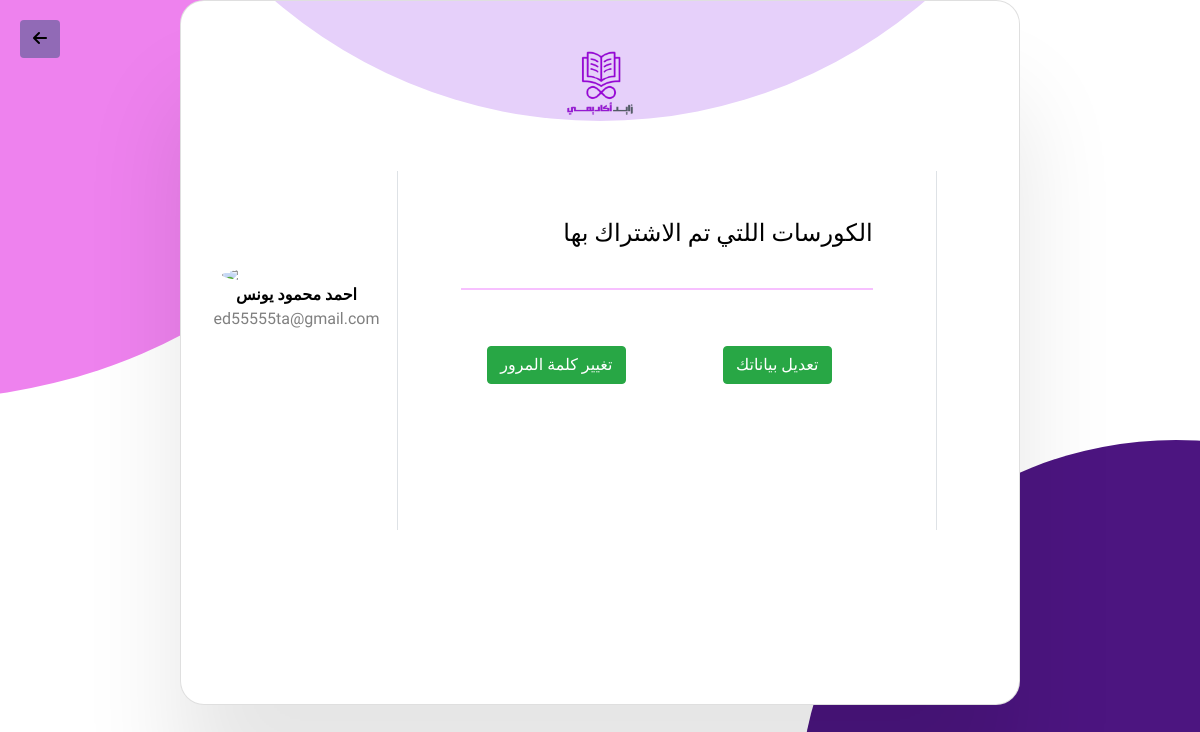
Screenshot of /profile/24/ (signed in) with the database file from the repository.
### LP_app/models.py (models this page shows, shortened)
class Student(models.Model):
    user = models.OneToOneField(User, on_delete=models.CASCADE)
    first_name = models.CharField(max_length=255, null=True, blank=True)
    second_name = models.CharField(max_length=255, null=True, blank=True)
    third_name = models.CharField(max_length=255, null=True, blank=True)
    last_name = models.CharField(max_length=255, null=True, blank=True)
    phone_num = models.CharField(max_length=20, null=True, blank=True)
    dad_num = models.CharField(max_length=255, null=True, blank=True)
    mom_num = models.CharField(max_length=255, null=True, blank=True)
    school = models.CharField(max_length=255, null=True, blank=True)
    dad_job = models.CharField(max_length=255, null=True, blank=True)
    government = models.CharField(max_length=255, null=True, blank=True)
    alsaf = models.ForeignKey(Grade ,on_delete=models.CASCADE ,null=True, blank=True)
    photo = models.ImageField(upload_to='student_photos', null=True, blank=True)
    enrolled_courses = models.ManyToManyField(Category, related_name='students')
    is_verified = models.BooleanField(default=False)
    subscription_active = models.BooleanField(default=False)
    subscription_expiry = models.DateTimeField(null=True, blank=True)

### LP_app/views.py (the view)
# urls.py: path('profile/<int:pk>/', views.profile, name='profile'),
def profile(request, pk):
    if request.user.id != pk:
        return redirect('home')  # إعادة التوجيه إلى الصفحة الرئيسية إذا حاول المستخدم الوصول إلى ملف شخصي آخر
    student = get_object_or_404(Student, user__id=pk)
    enrolled_courses = student.enrolled_courses.all()
    categories = Category.objects.all()
    context = {
        'student': student,
        'enrolled_courses':enrolled_courses,
        'categories':categories,
    }
    return render(request, 'LP_app/profile.html', context)

### templates/LP_app/profile.html (shortened to what this page needs)
{% extends 'base.html' %}
{% block login %}
{% load static %}
<link
        rel="stylesheet"
        href="{% static 'css/login.css' %}"
        />
<body>
  <a class="btn" style="background-color:rgb(145, 106, 182); color:rgb(0, 0, 0);  position:absolute; left:0; top:0; margin:20px; font-family:'Alegreya',sans-serif;z-index:9999;" href="{% url 'home' %}"><i class="fa-solid fa-arrow-left"></i></a>
  <div class="card">
    <img class="logo" src="{% static 'images/zaied-logo.png' %}">
    <div class="row">
        <div class="col-md-3 border-right">
            <div class="d-flex flex-column align-items-center text-center p-3 py-5">{% if student.photo %}<img class="rounded-circle mt-5" width="150px" src="{{student.photo.url}}">{%else%}<img class="rounded-circle mt-5" width="150px" src="https://st3.depositphotos.com/15648834/17930/v/600/depositphotos_179308454-stock-illustration-unknown-person-silhouette-glasses-profile.jpg">{% endif %}<span class="font-weight-bold" style="font-family: 'Almarai', sans-serif;">{{student.first_name}} {{student.second_name}} {{student.last_name}}</span><span class="text-black-50">{{student.user.email}}</span></div>
        </div>
        <div class="col-md-8 border-right">
            <div class="p-5 py-5" dir="rtl">
                <div class="d-flex justify-content-between align-items-center mb-3">
                    <h4 class="text-right">الكورسات اللتي تم الاشتراك بها</h4>
                </div>
                <hr><br>
                <div class="row mt-3">
                    <div class="col-md-6"><a class="btn btn-success" href="{% url 'edit_profile' %}">تعديل بياناتك</a></div><br><br><br>
                    <div class="col-md-6"><a class="btn btn-success" href="{% url 'update_ps' %}">تغيير كلمة المرور</a></div>
                </div>
            </div>
        </div>
        <div class="col-md-4">
            <div class="p-3 py-5">
                <div class="col-md-12"></div> <br>
            </div>
        </div>
    </div>
</div>
{% endblock login %}

### static/css/style.css (style rules this page uses)
body { transition: background-color 0.3s, color 0.3s; font-family: "Almarai", sans-serif; padding: 10px; }
body.light-theme { background-color: rgb(255, 255, 255); color: #000000; }
body.light-theme .card { background-color: rgb(255, 255, 255); color: #000000; }
body { margin: 0; font-family: 'Arial', sans-serif; background-color: #ffffff; color: #333333; text-align: center; }
.logo { width: 100px; height: 100px; }
hr { border: 1px solid #E207FF; background-color: #c507ff; }
h1,h2,h3,h4,h5,h6,p { font-family: "Almarai", sans-serif; }

### static/css/login.css (style rules this page uses)
* { box-sizing: border-box; }
body { display: grid; place-items: center; gap: 50px; margin: 0; height: auto; padding: 0 32px; background: #eff9ff; font-family: "Zain" sans-serif; }
@media (width >= 500px) { body { padding: 0; } }
.card { overflow: hidden; position: relative; z-index: 3; width: 94%; margin: 0 20px; padding: 170px 30px 54px; border-radius: 24px; background: #ffffff; text-align: center; box-shadow: 0 100px 100px rgb(0 0 0 / 10%); }
.card::before { content: ""; position: absolute; top: -880px; left: 50%; translate: -50% 0; width: 1000px; height: 1000px; border-radius: 50%; margin: auto; padding: auto; background: rgb(230, 208, 250); }
@media (width >= 500px) { .card { margin: 0; width: 70%; height: auto } }
.card .logo { position: absolute; top: 0; left: 50%; translate: -50% 0; width: 160px; height: 160px; }

### templates/LP_app/profile.html (style rules this page uses)
body { background: rgb(99, 39, 120); font-family: 'Almarai', sans-serif; }
a { text-decoration: none; }
hr { background-color: #93136f; color: #93136f; }

### rows the page displays
Student: first_name "احمد", second_name "محمود", last_name "يونس", user.email "ed55555ta@gmail.com"
